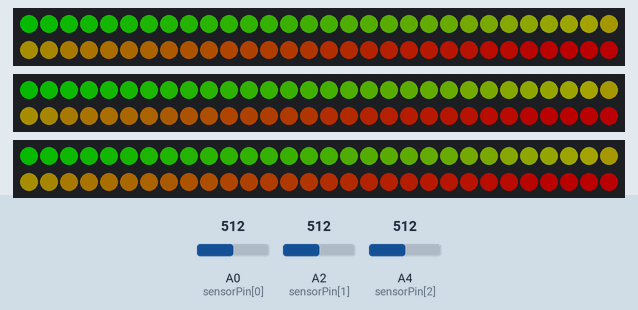
Recording of a sketch running on a simulated Arduino Uno, built with avr-gcc and run on an emulated ATmega328P. On the bench: 3 × 60 RGB LEDs in strip order, left to right, continuing on the next row. The inputs (shaded band) are chosen by the test bench; at power-on: A0 (sensorPin[0]) = 512, A2 (sensorPin[1]) = 512, A4 (sensorPin[2]) = 512. Dim RGB values are drawn brighter than linear.

Above: at 0.09 s.
1.3 s: A0 (sensorPin[0]) set to 716
At 2.59 s:
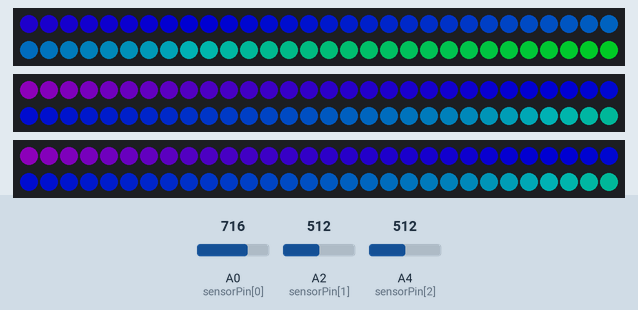
2.9 s: A2 (sensorPin[1]) set to 374
At 3.16 s:
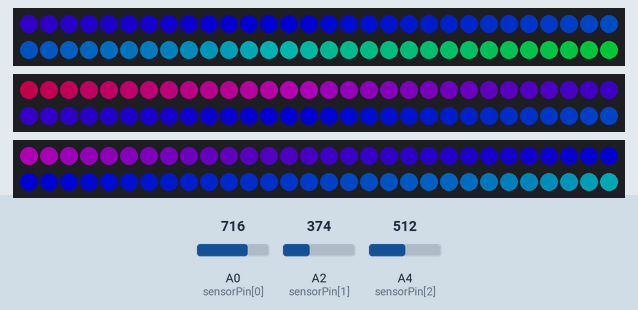
4.6 s: A4 (sensorPin[2]) set to 900
At 4.89 s:
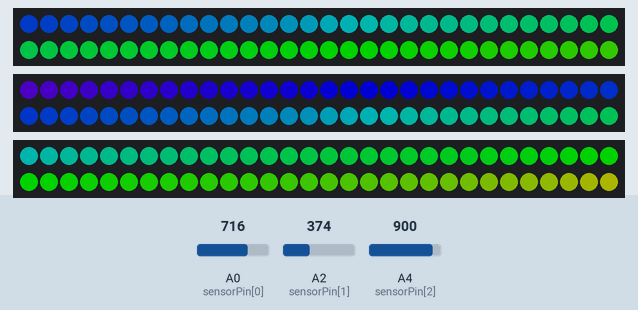
6.3 s: A2 (sensorPin[1]) set to 190
At 6.62 s:
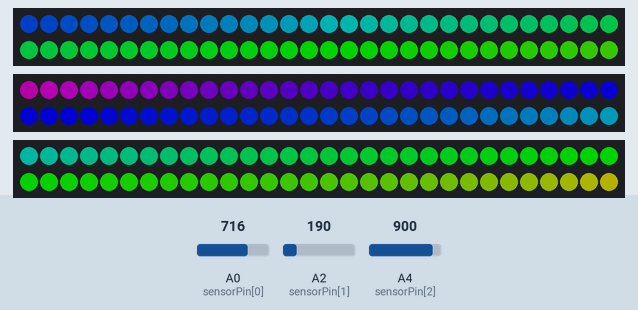
8.0 s: A0 (sensorPin[0]) set to 374
At 8.35 s:
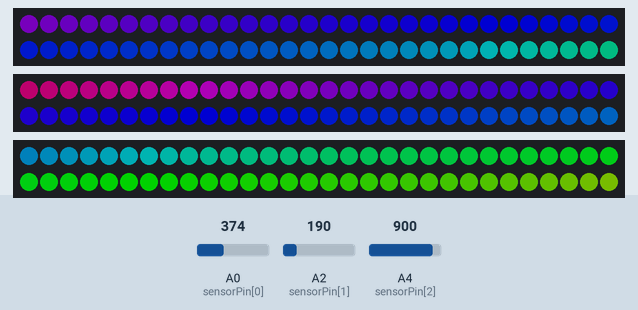
9.7 s: A4 (sensorPin[2]) set to 511
At 9.98 s:
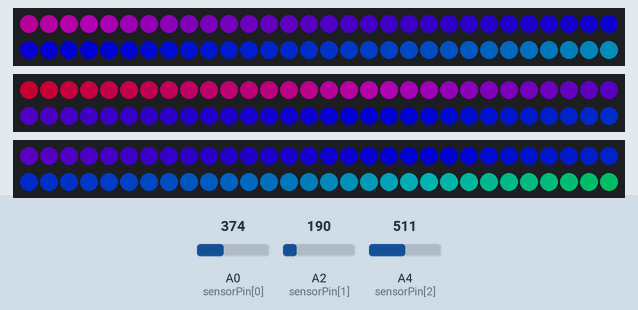

The sketch:

ChandeliersPriceless2013.ino
```cpp
// Arduino code for Chandelierium by the Seaside: This works with 3 IR proximity sensors (Sharp 2Y0A02) and 3 Neopixel WS2811 LED strips.
/*************************************************************************************/

#include "FastSPI_LED2.h"

#define NUM_LEDS 60 // length of LED strips
#define NUM_STRIPS 3 // number of sensors and strips. if you change this number, you also need to set up pins for the additional strips/sensors later on.

struct CRGB leds[NUM_STRIPS][NUM_LEDS];

//Set up pin numbers for IR sensors.
int sensorPin[NUM_STRIPS] = {A0, A2, A4};
// A0 sensor --> pin 5 LED strip.
// A2 sensor --> pin 7 LED strip.
// A4 sensor --> pin 9 LED strip.
int dist[NUM_STRIPS] = {0};

// SMOOTHING: Define the number of samples for smoothing the sensor signal.
const int numReadings = 5;
int index = 0;                  // the index of the current reading
int readings[NUM_STRIPS][numReadings] = {0};  // array to hold the sensor values, for each sensor
int total[NUM_STRIPS] = {0};                  // the running total for each sensor
int average[NUM_STRIPS] = {0};                // the average for each sensor

// "Mood light" color cycling
int colorval = 0; // Variable to hold the changing "mood light" strip color.
const int mooddelay = 1; // Increase this to slow down the color cycling.
int moodcounter = 0; // just a counter...

// Variables for dimming the light when inactive
unsigned long dimtime = 600000; //how long it waits before dimming. 30 minutes in milliseconds = 600000
unsigned long timer = 1000; //just a timer thing....
int dimlevel = 150; // set initial brightness; can go from 1 to 255.

void setup() {
   LEDS.addLeds<WS2811, 5>(leds[0], NUM_LEDS);
   LEDS.addLeds<WS2811, 7>(leds[1], NUM_LEDS);
   LEDS.addLeds<WS2811, 9>(leds[2], NUM_LEDS);
   LEDS.setBrightness(dimlevel);
}


void loop() {
  int i;
  //This loop reads the sensors and smooths the values over time.
  for(i=0; i<NUM_STRIPS; i++){
    // read the value from the sensor and compress ends of scale:
    analogRead(sensorPin[i]); // something about reading adjacent pins too fast causing interference?? not sure if reading twice is necessary.
    delay(10);
    dist[i] = analogRead(sensorPin[i]);
    //Smooth the value over time! subtract the last reading:
    total[i]= total[i] - readings[i][index];
    readings[i][index] = dist[i];   // put sensor reading into array:
    total[i]= total[i] + readings[i][index];   // add the reading to the total:
    average[i] = total[i] / numReadings;   // calculate the average:
    if(average[i]<200) average[i]=200;
    dist[i] = map(average[i], 200, 500, 1, 30);   // Rescale the signal to a reasonable range
    if(dist[i] < 1) dist[i]=1; //shouldn't be necessary, but it would be really bad to go out of range.
  }

  index = index + 1;          // advance to the next position in the array:
  if(index >= numReadings) index = 0;   // wrap around

  int sumdist = 0; // add up all the sensor distances to decide how much to progress through the rainbow
  for(i=0; i<NUM_STRIPS; i++) sumdist += dist[i];

  //Light up each strip, pushing farther through the rainbow for higher sensor values
  //and adding "bonus distance" to each sphere for its own sensor reading:
  for(i=0; i<NUM_STRIPS; i++) rainbow(leds[i], (colorval + sumdist + 2*dist[i]) % 384);
  LEDS.show();   // write all the pixels out

  //Mood light cycling with variable delay.
  if(moodcounter < mooddelay) moodcounter++;
  else
    {
      colorval++;
      moodcounter = 0;
    }
    if(colorval>384) colorval=0; //loop around at the end of the rainbow

   if(sumdist > 4 && dimlevel < 250) // dimmer setting: ramp up the brightness to 250 if someone is playing with it
     {
       dimlevel += 2;
       timer = millis(); //reset the timer
     }
   if(millis() > (timer + dimtime) && dimlevel > 50)
    {
      dimlevel -= 1; //if no one has played in a while, turn down slowly.
    }
   LEDS.setBrightness(dimlevel);
}

 //Fill the strip with 1/3 of a rainbow, starting from color c
void rainbow(struct CRGB *leds, uint32_t c) {
  uint16_t i;
    for (i=0; i < NUM_LEDS; i++) {
      leds[i] = RGBWheel(((i * 128 / NUM_LEDS) + c) % 384); // 128 = 384/3 = 1/3 of the rainbow.
    }
}

/* RGB Color Wheel Helper function */
//Input a value 0 to 384 to get a color value.
CRGB RGBWheel(uint16_t WheelPos) {
  byte r, g, b;
  switch(WheelPos / 128)
  {
    case 0:
      r = (127 - WheelPos % 128); // red down
      g = (WheelPos % 128);       // green up
      b = 0;                    // blue off
      break;
    case 1:
      g = (127 - WheelPos % 128); // green down
      b = (WheelPos % 128);       // blue up
      r = 0;                    // red off
      break;
    case 2:
      b = (127 - WheelPos % 128); // blue down
      r = (WheelPos % 128);       // red up
      g = 0;                    // green off
      break;
  }
  return(CRGB(g, r, b));   //My LED strips are wired in a g,r,b order for some reason.
}
```

Measured:
- after the input at 1.3 s, the LEDs: first change at once (image 1 shows a later state)
- after the input at 2.9 s, the LEDs: first change at once (image 2 shows a later state)
- after the input at 6.3 s, the LEDs: first change at once (image 4 shows a later state)
- after the input at 8.0 s, the LEDs: first differ from a run without the input after 0.07 s (image 5 shows a later state)
- after the input at 9.7 s, the LEDs: first change after 0.05 s (image 6 shows a later state)
